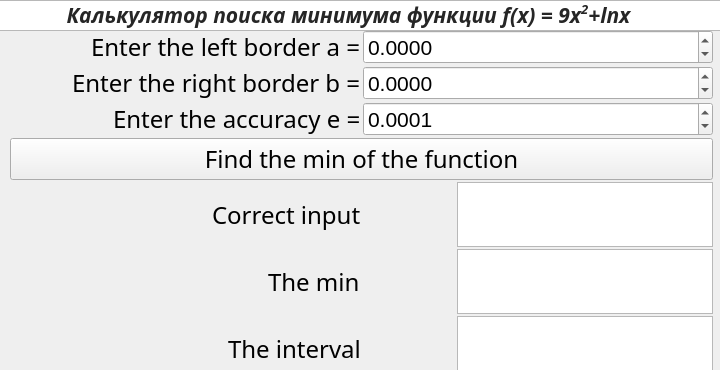
<?xml version="1.0" encoding="UTF-8"?>
<ui version="4.0">
 <class>MainWindow</class>
 <widget class="QMainWindow" name="MainWindow">
  <property name="geometry">
   <rect>
    <x>0</x>
    <y>0</y>
    <width>720</width>
    <height>370</height>
   </rect>
  </property>
  <property name="font">
   <font>
    <pointsize>18</pointsize>
   </font>
  </property>
  <property name="windowTitle">
   <string>MainWindow</string>
  </property>
  <widget class="QWidget" name="centralwidget">
   <widget class="QWidget" name="layoutWidget">
    <property name="geometry">
     <rect>
      <x>10</x>
      <y>30</y>
      <width>703</width>
      <height>351</height>
     </rect>
    </property>
    <layout class="QVBoxLayout" name="verticalLayout_2">
     <property name="spacing">
      <number>2</number>
     </property>
     <item>
      <layout class="QVBoxLayout" name="verticalLayout">
       <item>
        <layout class="QHBoxLayout" name="horizontalLayout_2">
         <item alignment="Qt::AlignRight">
          <widget class="QLabel" name="label_2">
           <property name="font">
            <font>
             <family>Cooper Black</family>
             <pointsize>18</pointsize>
             <underline>false</underline>
            </font>
           </property>
           <property name="text">
            <string>Enter the left border a =</string>
           </property>
          </widget>
         </item>
         <item>
          <widget class="QDoubleSpinBox" name="leftBorder">
           <property name="font">
            <font>
             <pointsize>16</pointsize>
            </font>
           </property>
           <property name="decimals">
            <number>4</number>
           </property>
           <property name="minimum">
            <double>-99.989999999999995</double>
           </property>
          </widget>
         </item>
        </layout>
       </item>
       <item>
        <layout class="QHBoxLayout" name="horizontalLayout_3">
         <item alignment="Qt::AlignRight">
          <widget class="QLabel" name="label_3">
           <property name="font">
            <font>
             <family>Cooper Black</family>
             <pointsize>18</pointsize>
             <underline>false</underline>
            </font>
           </property>
           <property name="frameShape">
            <enum>QFrame::NoFrame</enum>
           </property>
           <property name="text">
            <string>Enter the right border b =</string>
           </property>
          </widget>
         </item>
         <item>
          <widget class="QDoubleSpinBox" name="rightBorder">
           <property name="font">
            <font>
             <pointsize>16</pointsize>
            </font>
           </property>
           <property name="decimals">
            <number>4</number>
           </property>
           <property name="minimum">
            <double>-99.989999999999995</double>
           </property>
          </widget>
         </item>
        </layout>
       </item>
       <item>
        <layout class="QHBoxLayout" name="horizontalLayout">
         <item alignment="Qt::AlignRight">
          <widget class="QLabel" name="label">
           <property name="font">
            <font>
             <family>Cooper Black</family>
             <pointsize>18</pointsize>
             <underline>false</underline>
            </font>
           </property>
           <property name="frameShape">
            <enum>QFrame::NoFrame</enum>
           </property>
           <property name="frameShadow">
            <enum>QFrame::Raised</enum>
           </property>
           <property name="text">
            <string>Enter the accuracy e =</string>
           </property>
          </widget>
         </item>
         <item>
          <widget class="QDoubleSpinBox" name="accuracy">
           <property name="font">
            <font>
             <pointsize>16</pointsize>
            </font>
           </property>
           <property name="decimals">
            <number>4</number>
           </property>
           <property name="value">
            <double>0.000100000000000</double>
           </property>
          </widget>
         </item>
        </layout>
       </item>
      </layout>
     </item>
     <item>
      <widget class="QPushButton" name="findMin">
       <property name="font">
        <font>
         <family>Cooper Black</family>
         <pointsize>18</pointsize>
         <stylestrategy>PreferAntialias</stylestrategy>
        </font>
       </property>
       <property name="cursor">
        <cursorShape>PointingHandCursor</cursorShape>
       </property>
       <property name="text">
        <string>Find the min of the function</string>
       </property>
       <property name="iconSize">
        <size>
         <width>9</width>
         <height>9</height>
        </size>
       </property>
      </widget>
     </item>
     <item>
      <layout class="QVBoxLayout" name="verticalLayout_3">
       <item>
        <layout class="QHBoxLayout" name="horizontalLayout_4">
         <item alignment="Qt::AlignRight">
          <widget class="QLabel" name="label_5">
           <property name="font">
            <font>
             <family>Cooper Black</family>
             <pointsize>18</pointsize>
            </font>
           </property>
           <property name="layoutDirection">
            <enum>Qt::LeftToRight</enum>
           </property>
           <property name="text">
            <string>Correct input</string>
           </property>
          </widget>
         </item>
         <item alignment="Qt::AlignRight">
          <widget class="QTextBrowser" name="error">
           <property name="font">
            <font>
             <pointsize>16</pointsize>
            </font>
           </property>
          </widget>
         </item>
        </layout>
       </item>
       <item>
        <layout class="QHBoxLayout" name="horizontalLayout_6">
         <property name="spacing">
          <number>3</number>
         </property>
         <item alignment="Qt::AlignRight">
          <widget class="QLabel" name="label_7">
           <property name="font">
            <font>
             <family>Cooper Black</family>
             <pointsize>18</pointsize>
            </font>
           </property>
           <property name="text">
            <string>The min</string>
           </property>
          </widget>
         </item>
         <item alignment="Qt::AlignRight">
          <widget class="QTextBrowser" name="min">
           <property name="font">
            <font>
             <pointsize>16</pointsize>
            </font>
           </property>
          </widget>
         </item>
        </layout>
       </item>
       <item>
        <layout class="QHBoxLayout" name="horizontalLayout_5">
         <item alignment="Qt::AlignRight">
          <widget class="QLabel" name="label_6">
           <property name="font">
            <font>
             <family>Cooper Black</family>
             <pointsize>18</pointsize>
            </font>
           </property>
           <property name="text">
            <string>The interval</string>
           </property>
          </widget>
         </item>
         <item alignment="Qt::AlignRight">
          <widget class="QTextBrowser" name="interval">
           <property name="font">
            <font>
             <pointsize>16</pointsize>
            </font>
           </property>
          </widget>
         </item>
        </layout>
       </item>
      </layout>
     </item>
    </layout>
   </widget>
   <widget class="QTextBrowser" name="textBrowser">
    <property name="geometry">
     <rect>
      <x>-30</x>
      <y>0</y>
      <width>771</width>
      <height>31</height>
     </rect>
    </property>
    <property name="font">
     <font>
      <family>Cooper Black</family>
      <pointsize>16</pointsize>
      <italic>false</italic>
      <bold>true</bold>
     </font>
    </property>
    <property name="cursor" stdset="0">
     <cursorShape>OpenHandCursor</cursorShape>
    </property>
    <property name="mouseTracking">
     <bool>true</bool>
    </property>
    <property name="html">
     <string>&lt;!DOCTYPE HTML PUBLIC &quot;-//W3C//DTD HTML 4.0//EN&quot; &quot;http://www.w3.org/TR/REC-html40/strict.dtd&quot;&gt;
&lt;html&gt;&lt;head&gt;&lt;meta name=&quot;qrichtext&quot; content=&quot;1&quot; /&gt;&lt;meta charset=&quot;utf-8&quot; /&gt;&lt;style type=&quot;text/css&quot;&gt;
p, li { white-space: pre-wrap; }
hr { height: 1px; border-width: 0; }
&lt;/style&gt;&lt;/head&gt;&lt;body style=&quot; font-family:'Cooper Black'; font-size:16pt; font-weight:700; font-style:normal;&quot;&gt;
&lt;p align=&quot;center&quot; style=&quot; margin-top:12px; margin-bottom:12px; margin-left:0px; margin-right:0px; -qt-block-indent:0; text-indent:0px;&quot;&gt;&lt;span style=&quot; font-family:'Segoe UI'; font-style:italic; color:#262626;&quot;&gt;Калькулятор поиска минимума функции f(x) = 9x&lt;/span&gt;&lt;span style=&quot; font-family:'Segoe UI'; font-style:italic; color:#262626; vertical-align:super;&quot;&gt;2&lt;/span&gt;&lt;span style=&quot; font-family:'Segoe UI'; font-style:italic; color:#262626;&quot;&gt;+lnx&lt;/span&gt;&lt;/p&gt;&lt;/body&gt;&lt;/html&gt;</string>
    </property>
   </widget>
  </widget>
 </widget>
 <resources/>
 <connections/>
</ui>
